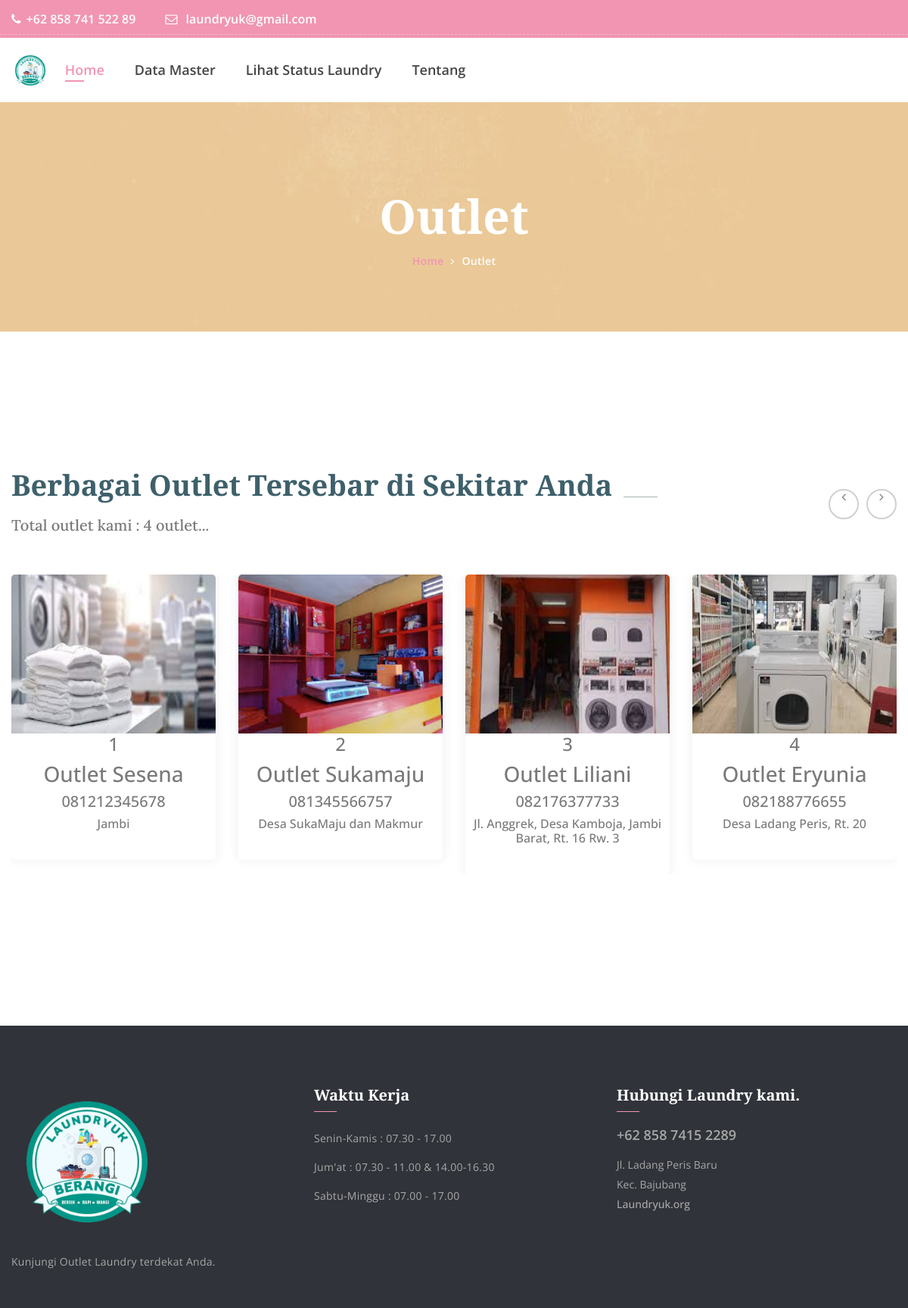
The app's page /home/outlet.php with its own data.
### tables this page shows
CREATE TABLE `outlet` (
  `id_outlet` varchar(13) NOT NULL,
  `nama` varchar(100) NOT NULL,
  `alamat` text NOT NULL,
  `tlp` varchar(15) NOT NULL,
  `foto` varchar(50) NOT NULL
);

### home/outlet.php (the view, shortened to what this page needs)
<?php include 'head.php'; ?>
<body>
    <?php
    include 'header.php';
    ?>
    <section class="service_area">
        <div class="container">
            <div class="banner_text">
                <h3>Outlet</h3>
                <ul>
                    <li><a href="index.php">Home</a></li>
                    <li><a href="outlet.php">Outlet</a></li>
                </ul>
            </div>
        </div>
    </section>
    <section class="product_details_area p_100">
        <div class="container">
            <div class="cake_feature_inner">
                <div class="main_title">
                    <h2>Berbagai Outlet Tersebar di Sekitar Anda</h2>
                    <h5>Total outlet kami :
                        <?php
                        $queryOutlet = "SELECT COUNT(*) AS totalOutlet FROM outlet";
                        $resultOutlet = $conn->query($queryOutlet);
                        if ($resultOutlet) {
                            $rowOutlet = $resultOutlet->fetch_assoc();
                            $totalOutlet = $rowOutlet['totalOutlet'];
                            echo $totalOutlet;
                        } else {
                            echo '<h3>Error</h3>';
                        }
                        ?>
                        outlet...
                    </h5>
                </div>
                <div class="cake_feature_slider owl-carousel">
                    <?php
                    $sql = "SELECT * FROM outlet";
                    $result = $conn->query($sql);
                    if ($result->num_rows > 0) {
                        $counter = 1;
                        while ($row = $result->fetch_assoc()) {
                            echo '<div class="item">';
                            echo '<div class="cake_feature_item">';
                            echo '<div class="cake_img">';
                            echo '<img src="../uploads/' . $row['foto'] . '" alt="" style="width: 270px; height: 210px;>';
                            echo '</div>';
                            echo '<div class="cake_text">';
                            echo '<h4>' . $counter . '</h4>';
                            echo '<h3>' . $row['nama'] . '</h3>';
                            echo '<h5>' . $row['tlp'] . '</h5>';
                            echo '<h6>' . $row['alamat'] . '</h6>';
                            echo '</div>';
                            echo '</div>';
                            echo '</div>';
                            $counter++;
                        }
                    } else {
                        echo "0 results";
                    }
                    ?>
                </div>
            </div>
        </div>
    </section>
    <?php include 'footer.php'; ?>
</body>
</html>

### records on screen
outlet: foto (picture), nama "Outlet Sesena", tlp "081212345678", alamat "Jambi"
outlet: foto (picture), nama "Outlet Sukamaju", tlp "081345566757", alamat "Desa SukaMaju dan Makmur"
outlet: foto (picture), nama "Outlet Liliani", tlp "082176377733", alamat "Jl. Anggrek, Desa Kamboja, Jambi Barat, Rt. 16 Rw. 3"
outlet: foto (picture), nama "Outlet Eryunia", tlp "082188776655", alamat "Desa Ladang Peris, Rt. 20"

### other values on screen
$totalOutlet "4"
